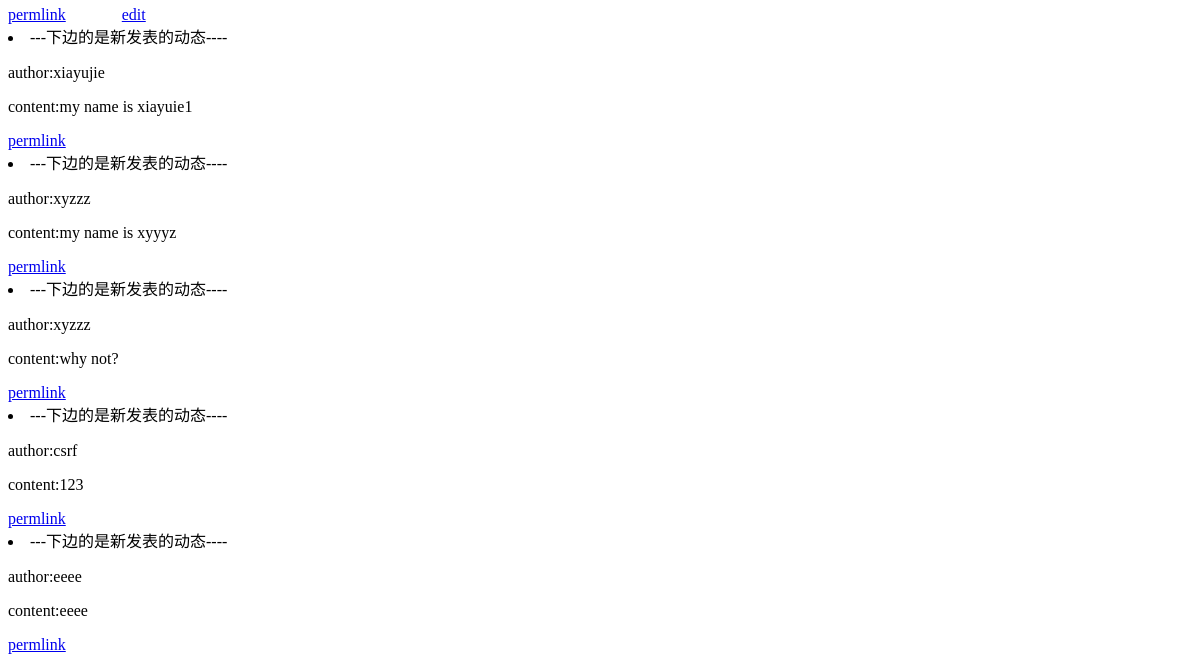
The app's page /comments/index/ (signed in, lower part), older data.
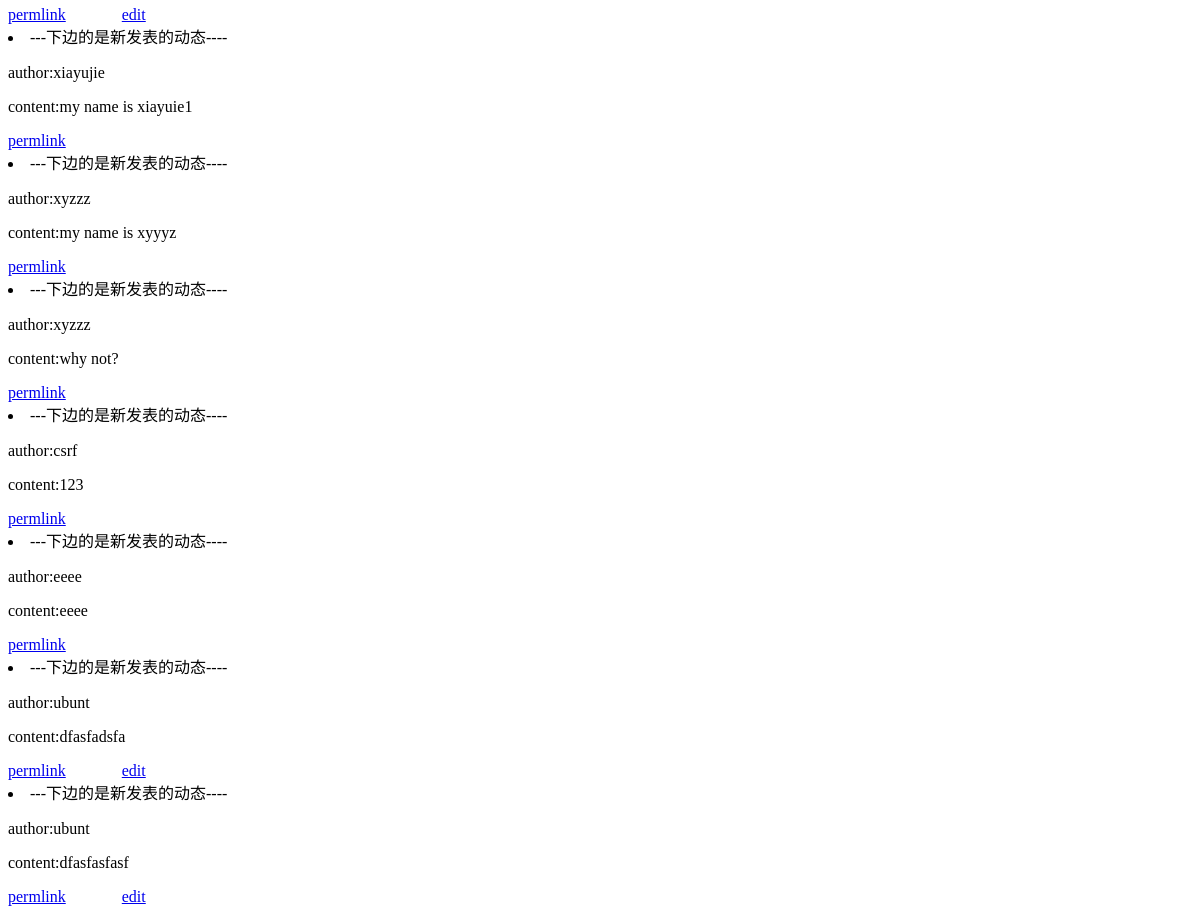
The same page, newer data.
### comments/models.py (models this page shows)
class Post(models.Model):
    id = models.IntegerField(primary_key=True)
    body = models.TextField()
    author = models.ForeignKey('User', on_delete=models.CASCADE)  # 默认关联到User的主键

class User(models.Model):
    username = models.CharField(max_length=20)
    id = models.IntegerField(primary_key=True)

### comments/views.py (the view, shortened to what this page needs)
# urls.py: path('index/',views.index,name='index'),
def index(request):
    is_login = request.session.get('is_login', False)
    if is_login is False:  # 如果没有登录,跳转到登录界面
        return redirect('/comments/login/')
    if is_login:  # 如果已经登录
        posts = Post.objects.all()  # 注意:这里是显示所有的动态页面:
        return render(request, 'index.html', {'form': request.session.get('username'), 'posts': posts, })

### News/templates/index.html (shortened to what this page needs)
<!DOCTYPE html>
<html lang="en">
<head>
</head>
<body>
    {% block content %}
<div>
    {% for post in posts %}
        <li>---下边的是新发表的动态----
            <p>author:{{post.author.username}}</p>
            <p>content:{{post.body}}</p>
        </li>
        <a href="/News/post/{{post.id}}">permlink</a>
        {% if post.author.id == request.session.user_id %}
            <a href="/News/edit/{{post.id}}">edit</a>
        {% endif %}
        <br/>
    {% endfor %}
</div>
{% endblock %}
</body>
</html>

Row changes from the older to the newer data that the page shows:
added Post: author.username "ubunt", body "dfasfadsfa"
added Post: author.username "ubunt", body "dfasfasfasf"
